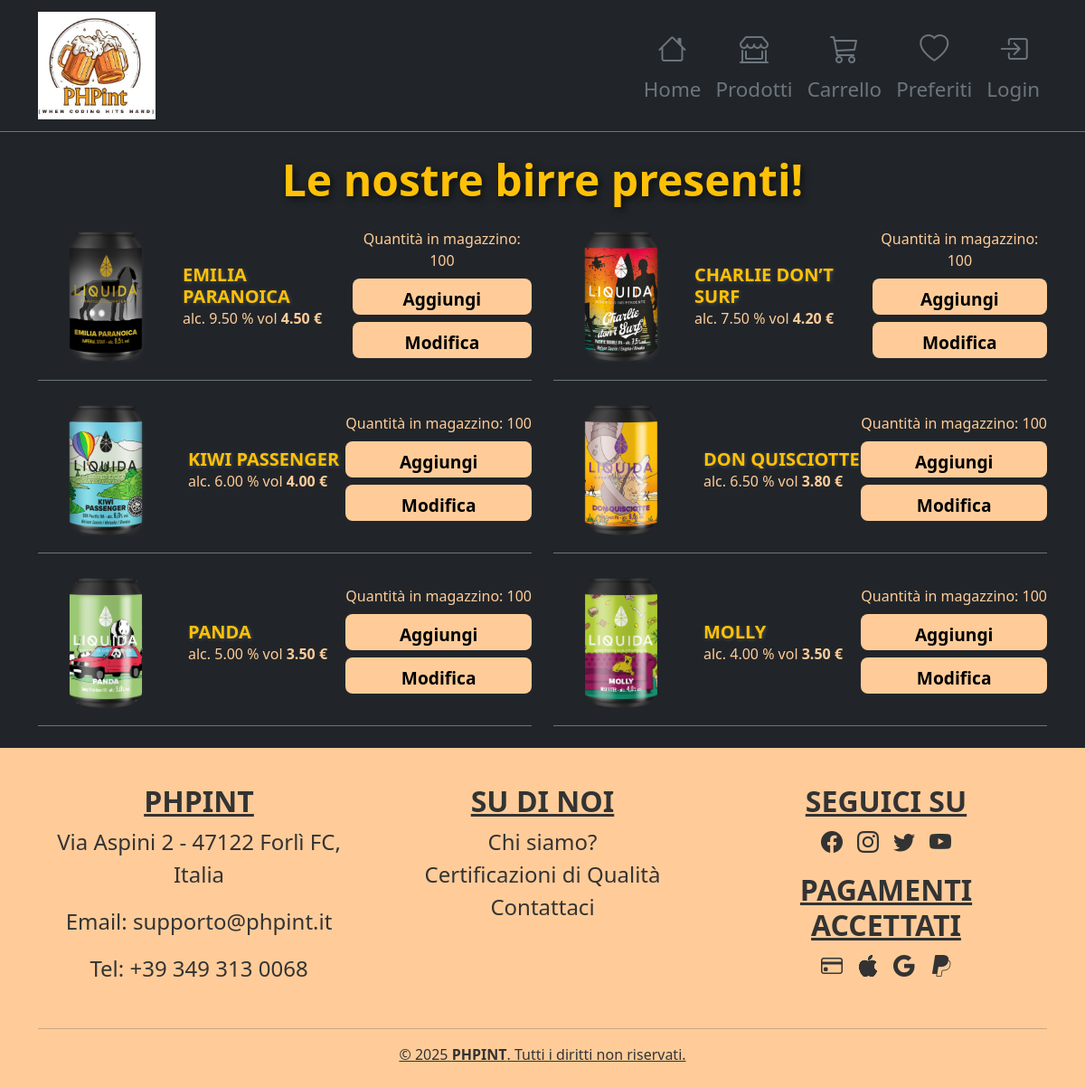
The app's page /gestioneprodotti.php with its own data.
### tables this page shows
CREATE TABLE PRODOTTO (
    codProdotto INT NOT NULL,
    codInfo INT NOT NULL,
    nome VARCHAR(100) NOT NULL,
    alc DECIMAL(5, 2),
    descrizione TEXT,
    listaIngredienti TEXT,
    prezzo DECIMAL(10, 2) NOT NULL,
    quantitaMagazzino INT NOT NULL,
    immagine VARCHAR(255),
    glutenFree BOOLEAN NOT NULL DEFAULT FALSE,
    CONSTRAINT ID_PRODOTTO_ID PRIMARY KEY (codProdotto),
    CONSTRAINT SID_PRODO_INFO__ID UNIQUE (codInfo)
);

### gestioneprodotti.php (called while the page is built)
<?php
require_once 'bootstrap.php';
$templateParams["titolo"] = "PHPint - Gestione Prootti";
$templateParams["nome"] = "productmanagement.php";
$templateParams["birre"] = $dbh->getAllBeers();
require 'template/base.php';

### db/database.php (called while the page is built, shortened)
<?php
class DatabaseHelper
{
    private $db;
    public function __construct($servername, $username, $password, $dbname, $port)
    {
        $this->db = new mysqli($servername, $username, $password, $dbname, $port);
    }
    public function getAllBeers()
    {
        $query = "SELECT * FROM PRODOTTO";
        $stmt = $this->db->prepare($query);
        $stmt->execute();
        $result = $stmt->get_result();
        return $result->fetch_all(MYSQLI_ASSOC);
    }
}

### bootstrap.php (called while the page is built, shortened)
<?php
require_once("db/database.php");
$dbh = new DatabaseHelper("localhost", "root", "", "er_2phpint", 3307);

### template/productmanagement.php (the view, shortened to what this page needs)
<main>
    <div class="container py-4">
        <div class="text-center mb-4">
            <h1 class="text-warning">Le nostre birre presenti!</h1>
        </div>
        <div class="row row-cols-1 row-cols-md-2 g-4">
            <?php foreach ($templateParams["birre"] as $birra): ?>
                <div class="col">
                    <div class="d-flex align-items-center border-bottom border-secondary pb-3">
                        <form action="prodotto_in_dettaglio.php" method="POST" class="d-inline">
                            <button type="submit" style="border: none; background: none; padding: 0;">
                                <img src="img/beers/<?php echo $birra["immagine"]; ?>" alt="<?php echo $birra["nome"]; ?>"
                                    class="img-fluid me-3" style="width: 150px;" />
                            </button>
                        </form>
                        <div>
                            <h2 class="m-0 fs-5 text-warning"><?php echo $birra["nome"]; ?></h2>
                            <p class="m-0 fs-6">alc. <?php echo $birra["alc"]; ?> % vol</p>
                            <p class="m-0 fw-bold fs-6"><?php echo $birra["prezzo"]; ?> €</p>
                        </div>
                        <div class="ms-auto d-flex flex-column align-items-stretch">
                            <label for="quantity-<?php echo $birra['codProdotto']; ?>" class="form-label text-center">Quantità in magazzino: <?php echo $birra["quantitaMagazzino"]; ?></label>
                            <button class="btn btn-sm mb-2" style="height: 40px; font-weight: bold; padding: 0.5rem;"
                                data-bs-toggle="modal" data-bs-target="#aggiuntaBirraModal-<?php echo $birra['codProdotto']; ?>">Aggiungi</button>
                            <button class="btn btn-sm mb-2 w-100" style="height: 40px; font-weight: bold; padding: 0.5rem;"
                                data-bs-toggle="modal" data-bs-target="#modificaProdottoModal-<?php echo $birra['codProdotto']; ?>">Modifica</button>
                        </div>
                    </div>
                </div>
            <?php endforeach; ?>
        </div>
    </div>
</main>

### css/base_style.css (style rules this page uses)
body { display: flex; flex-direction: column; color: #FFCC99; min-height: 100vh; margin: 0; background-color: #333333; }
main, main label { flex-grow: 1; color: #FFCC99; }
body main h1 { font-size: 3rem; font-weight: bold; text-shadow: 3px 3px 8px rgba(0, 0, 0, 0.6); color: #ffcc00; line-height: 1.2; }
body main h2 { text-shadow: 1px 1px 4px rgba(255, 255, 255, 0.2); margin-bottom: 2rem; color: #ffcc00; font-weight: bold; }
body p, body a { display: inline-flex; flex-direction: column; align-items: center; justify-content: center; font-size: 1.5rem; color: #FFCC99; }
button.btn { background-color: #FFCC99; color: #000; border-radius: 8px; font-weight: 700; font-size: 1.2rem; padding: 0.8rem 1.5rem; transition: background-color 0.3s ease, transform 0.2s ease; }

### records on screen
prodotto: immagine (picture), nome "EMILIA PARANOICA", alc "9.50", prezzo "4.50", quantitaMagazzino "100"
prodotto: immagine (picture), nome "CHARLIE DON’T SURF", alc "7.50", prezzo "4.20", quantitaMagazzino "100"
prodotto: immagine (picture), nome "KIWI PASSENGER", alc "6.00", prezzo "4.00", quantitaMagazzino "100"
prodotto: immagine (picture), nome "DON QUISCIOTTE", alc "6.50", prezzo "3.80", quantitaMagazzino "100", $birra['codProdotto'] 4 (drawn)
prodotto: immagine (picture), nome "PANDA", alc "5.00", prezzo "3.50", quantitaMagazzino "100"
prodotto: immagine (picture), nome "MOLLY", alc "4.00", prezzo "3.50", quantitaMagazzino "100"
